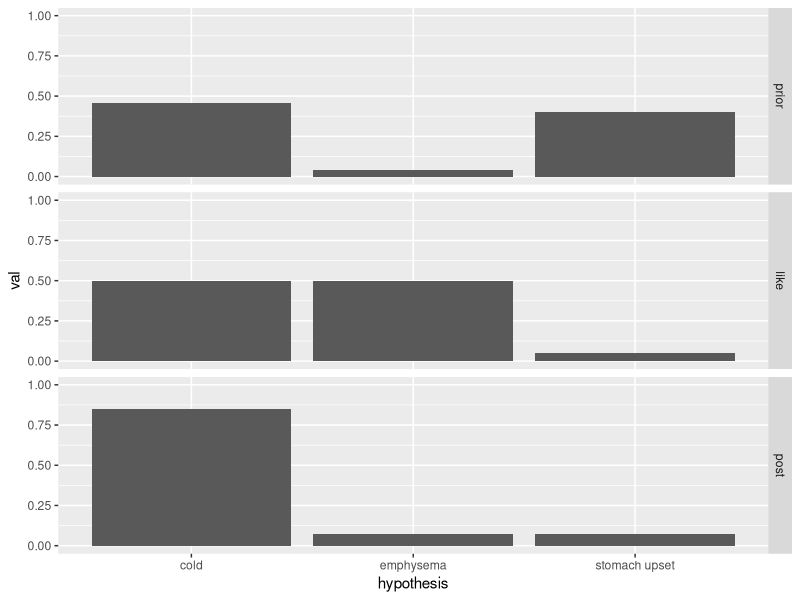

This figure's R source:
# Code for the coughing friend example

library(ggplot2)
library(tidyverse)

h  <- c('cold', 'emphysema', 'stomach upset')
p_h <- c(0.46, 0.04, 0.4)
p_d_given_h <- c(0.5, 0.5, 0.05)

# update prior by multiplying by likelihood
p_h_given_d <- p_d_given_h * p_h

# "normalise" the posterior so that it sums to 1
p_h_given_d <- p_h_given_d / sum(p_h_given_d)


# plot prior, likelihood and posterior

prior <- tibble(h, val=p_h, dist='prior')
like  <- tibble(h, val=p_d_given_h, dist='like')
post  <- tibble(h, val=p_h_given_d, dist='post')

alld = rbind(prior, like, post)

alld <- alld %>%
    mutate(dist = factor(dist, levels=c("prior", "like", "post"))
)

pic <- alld %>%
  ggplot(aes(x=h, y = val)) +
  scale_y_continuous(lim=c(0,1)) +  
  geom_col() +
  facet_grid(dist ~ .)  +
  xlab("hypothesis")

plot(pic)
